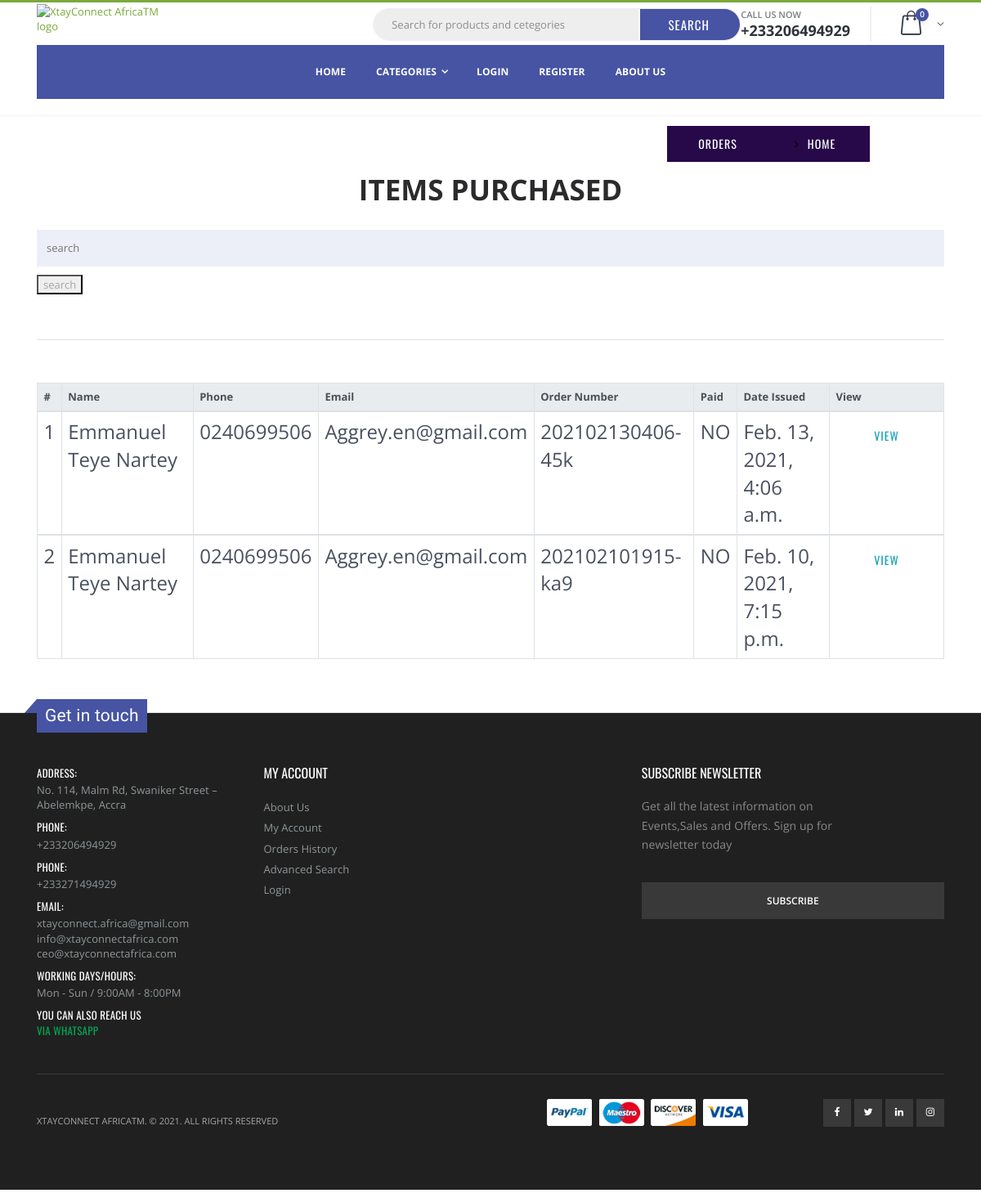
Before: /orders/ with the older database file.
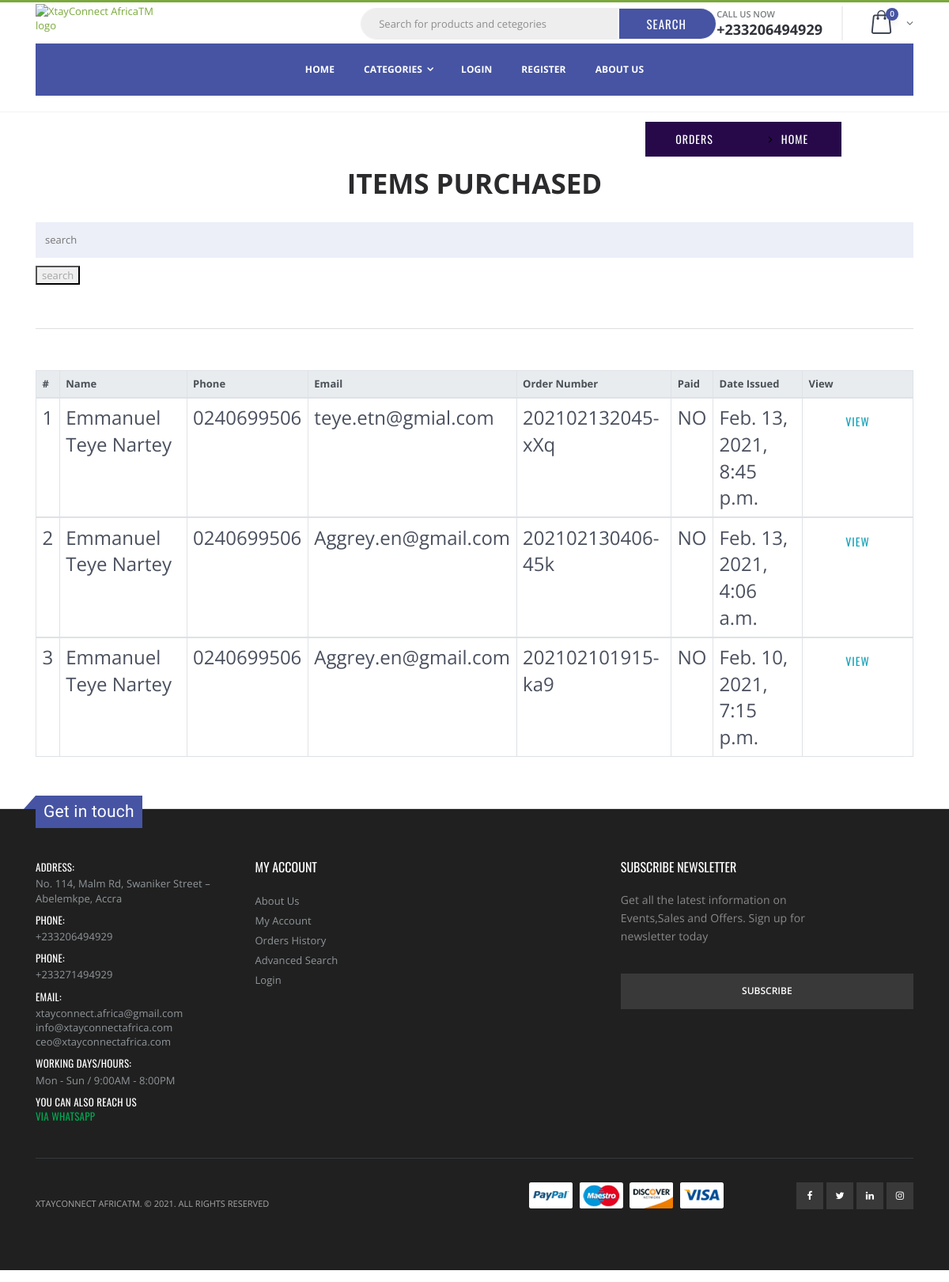
After: the same page with the newer database file.
### orders/models.py (models this page shows, shortened)
class Order(Base_Model):
    name = models.CharField(max_length=60)
    email = models.EmailField()
    address = models.CharField(max_length=150)
    phone_number = models.CharField(max_length=15, blank=False)
    city = models.CharField('City/Closest Landmark',max_length=100)
    paid = models.BooleanField(default=False)
    order_number = models.CharField('order number',max_length=500,editable=False)
    class Meta:
        ordering = ('-date_updated', )

### orders/views.py (the view)
# urls.py: path("orders/",views.orders,name="orders"),
def orders(request):
    order_items = Order.objects.all()
    q = request.GET.get('q')
    if q:
        order_items = order_items.filter(Q(name__icontains=q)|Q(order_number__icontains=q))
    context = {
        'order_items': order_items,
    }
    return render(request, 'order/order.html', context)

### cart/cart.py (called while the page is built)
    def __len__(self):
        return sum(item['quantity'] for item in self.cart.values())

### cart/context_processors.py (called while the page is built)
def cart(request):
    return {'cart': Cart(request)}

### ecommerce/context_processors.py (called while the page is built)
def category(request):
    nav = Category.objects.filter(is_available=True)
    sub_category = Sub_Category.objects.order_by('category__date_updated').filter(is_available=True)
    popular = Product.objects.filter(is_available=True).order_by('-date_updated')
    return {'nav':nav,'popular':popular,'sub_category':sub_category}

### templates/order/order.html
{% extends 'header1.html' %}
{% load static %}
{% block content %}
<nav class="breadcrumb" style="margin-left:68%;font-size: larger;">
  <a style="background-color: #270949;color: white;" title="items bought"  data-toggle="tooltip" class="breadcrumb-item btn" href="{% url 'orders:orders' %}">Orders</a>
      <a style="background-color: #270949;color: white;" title="go home" data-toggle="tooltip" class="breadcrumb-item btn" href="/">Home</a>
</nav>
<div class="container">
    <h4 class="text-center display-4" style="font-weight: bolder;">ITEMS PURCHASED</h4>
    <div class="row">
        <div class="col">
            <section>
                <form action="#" method="GET">
                  <table class="table table-bordered table-hover ">
                    <input class="my-3" type="text" name="q" id="" placeholder="search" value="{{ request.GET.q }}">
                    <button type="submit">search</button>
                    <hr>
                    <thead class="thead-light">
                      <tr>
                        <th scope="col">#</th>
                        <th scope="col">Name</th>
                        <th scope="col">Phone</th>
                        <th  scope="col">Email</th>
                        <th scope="col">Order Number</th>
                        <th scope="col">Paid</th>
                        <th scope="col">Date Issued</th>
                        <th scope="col">View</th>
                      </tr>
                    </thead>
                    {% for orders in order_items %}
                    <tbody>
                      <tr style="font-size: x-large;">
                        <td id="id" scope="row"> {{forloop.counter}} </td>
                        <td scope="row"> {{ orders.name }} </td>
                        <td scope="row"> {{ orders.phone_number }} </td>
                        <td scope="row"> {{ orders.email }} </td>
                        <td scope="row"> {{ orders.order_number }} </td>
                        <td scope="row"> {{ orders.paid|yesno:'YES,NO' }} </td>
                        <td scope="row"> {{ orders.date_add }} </td>
                          <td scope="row"><a class="text-info btn" href="{% url 'orders:order_items' orders.order_number orders.pk %}">View</a></td>
                      </tr>
                      {% empty %}
                      <p class="text-info"> Nothing to show currently</p>
                    </tbody>
                    {% endfor %}
                  </table>
                </form>
              </section>
        </div>
    </div>
</div>
{% endblock %}

### templates/header1.html (shortened to what this page needs)
{% load static %}
<!DOCTYPE html>
<html lang="en">
<head>
    <link rel="stylesheet" href="{% static 'css/bootstrap.min.css' %}">
    <link rel="stylesheet" type="text/css" href="{% static 'vendor/fontawesome-free/css/all.min.css' %}">
    <link rel="stylesheet" href="{% static 'css/material-design-iconic-font.min.css' %}">
    <link rel="stylesheet" href="{% static 'css/meanmenu.css' %}">
    <link rel="stylesheet" href="{% static 'css/owl.carousel.min.css' %}">
    <link rel="stylesheet" href="{% static 'css/slick.css' %}">
    <link rel="stylesheet" href="{% static 'css/venobox.css' %}">
    <link rel="stylesheet" href="{% static 'css/helper.css' %}">
    <link rel="stylesheet" href="{% static 'css/fontawesome-stars.css' %}">
    <link rel="stylesheet" href="{% static 'css/font-awesome.min.css' %}">
    <link rel="stylesheet" href="{% static 'js/modernizr-2.8.3.min.js' %}">
    <link rel="stylesheet" href="{% static 'css/bootstrap.min.css' %}">
    <link rel="stylesheet" href="{% static 'css/style.min.css' %}">
    <link rel="stylesheet" href="{% static 'css/style.css' %}">
    <link rel="stylesheet" type="text/css" href="{% static 'vendor/fontawesome-free/css/all.min.css' %}">
    <link rel="stylesheet" href="{% static 'css/styledetail.css' %}">
</head>
<body>
    <div class="page-wrapper">
        <header class="header">
            <div class="header-middle">
                <div class="container">
                    <div class="header-center">
                        <a href="/" class="logo">
                            <img src="{% static 'images/logo/JPEG Xtay.ico' %}" id="mainlogo"
                                alt="XtayConnect AfricaTM logo">
                        </a>
                    </div>
                    <div class="header-search">
                        <div class="header-search" style="align-items: center !important;">
                            <form action="{% url 'search' %}" method="get" id="searchform">
                                <div class="header-search-wrapper ">
                                    <input type="search" class="form-control" name="q" id="q"
                                        placeholder="Search for products and cetegories" required
                                        value="{{request.GET.q}}">
                                    <button class="btn btn-lg btn-search"
                                        style="color:white;background-color: #4654A3;margin: 0;"
                                        type="submit">Search</button>
                                </div>
                            </form>
                        </div>
                    </div>
                    <div class="header-right">
                        <div class="header-contact">
                            <span>Call us now</span>
                            <a href="tel:+233206494929"><strong>+233206494929</strong></a>
                        </div>
                        <div class="dropdown cart-dropdown">
                            <a href="#" class="dropdown-toggle" role="button" data-toggle="dropdown"
                                aria-haspopup="true" aria-expanded="false" data-display="static">
                                <div class="cart-count" id="cart-count" style="color:white;background-color: #4654A3;">
                                    {{cart|length}}</div>
                            </a>
                        </div>
                    </div>
                </div>
            </div>
            <div class="header-bottom sticky-header">
                <div class="container">
                    <nav class="main-nav">
                        <ul class="menu sf-arrows ">
                            <li class=""><a class="nav-item" href="/">Home</a></li>
                            <li>
                                <a href="#" class="sf-with-ul nav-item">Categories</a>
                            </li>
                            {% if user.is_authenticated %}
                            <li class="float-right"><a class="nav-item" href="{% url 'account_logout' %}">LOGOUT</a>
                            </li>
                            {%else %}
                            <li class="float-right "><a class="nav-item" href="{% url 'account_login' %}">LOGIN</a></li>
                            <li class="float-right"><a class="nav-item" href="{% url 'account_signup' %}">REGISTER</a>
                            </li>
                            {% endif %}
                            <li><a class="nav-item" style="color: #4654A3" href="{% url 'about' %}">About Us</a></li>
                        </ul>
                    </nav>
                </div>
            </div>
        </header>
        {% block content %}
        {% endblock %}
        {% load static %}
        <link rel="stylesheet" href="{% static 'css/bootstrap.min.css' %}">
        <link rel="stylesheet" href="{% static 'css/style.min.css' %}">
        <link rel="stylesheet" type="text/css" href="{% static 'vendor/fontawesome-free/css/all.min.css' %}">
        <footer class="footer">
            <div class="footer-middle">
                <div class="container">
                    <div class="footer-ribbon" style="background-color: #4654A3;">
                        Get in touch
                    </div>
                    <div class="row">
                        <div class="col-lg-8">
                            <div class="row">
                                <div class="col-md-5">
                                    <div class="widget">
                                        <ul class="contact-info">
                                            <li>
                                                <span class="contact-info-label">Address:</span>
                                                No. 114, Malm Rd, Swaniker Street – Abelemkpe, Accra
                                            </li>
                                            <li>
                                                <span class="contact-info-label">Phone:</span><a
                                                    href="tel:+233206494929">
                                                    +233206494929</a>
                                            </li>
                                            <li>
                                                <span class="contact-info-label">Phone:</span><a
                                                    href="tel:+233271494929">
                                                    +233271494929</a>
                                            </li>
                                            <li>
                                                <span class="contact-info-label">Email:</span> <a
                                                    href="mailto:xtayconnect.africa@gmail.com ">xtayconnect.africa@gmail.com
                                                </a>
                                                <a href="mailto:info@xtayconnectafrica.com">
                                                    info@xtayconnectafrica.com</a>
                                                <a href="mailto:ceo@xtayconnectafrica.com  ">ceo@xtayconnectafrica.com
                                                </a>
                                            </li>
                                            <li>
                                                <span class="contact-info-label">Working Days/Hours:</span>
                                                Mon - Sun / 9:00AM - 8:00PM
                                            </li>
                                            <li>
                                                <span class="contact-info-label">you can also reach us
                                                    <a class="d-none d-lg-block" style="color:#00A751;"
                                                        href="https://web.whatsapp.com/send?phone=+233206494929&text=hello {% if user.is_authenticated %}{{user}}: {% endif %}feel free to talk to us."
                                                        target="_blank" rel="noopener noreferrer">
                                                        via whatsapp
                                                </span>
                                            </li>
                                        </ul>
                                    </div>
                                </div>
                                <div class="col-md-3">
                                    <div class="widget">
                                        <h4 class="widget-title">My Account</h4>
                                        <ul class="links">
                                            <li><a href="{% url 'about' %}">About Us</a></li>
                                            <li><a href="#">My Account</a></li>
                                            <li><a href="#">Orders History</a></li>
                                            <li><a href="#">Advanced Search</a></li>
                                            <li><a href="{% url 'account_login' %}" class="login-link">Login</a></li>
                                        </ul>
                                    </div>
                                </div>
                            </div>
                        </div>
                        <div class="col-lg-4">
                            <div class="widget widget-newsletter">
                                <h4 class="widget-title">Subscribe newsletter</h4>
                                <p>Get all the latest information on Events,Sales and Offers. Sign up for newsletter
                                    today</p>
                                <form action="#">
                                    <input type="submit" class="btn" value="Subscribe">
                                </form>
                            </div>
                        </div>
                    </div>
                </div>
            </div>
            <div class="container">
                <div class="footer-bottom">
                    <p class="footer-copyright">XtayConnect AfricaTM. &copy; {% now 'Y' %}. All Rights Reserved</p>
                    <img src="{% static 'images/payments.png' %}" alt="payment methods" class="footer-payments">
                    <div class="social-icons">
                        <a href="https://www.facebook.com/XtayConnect-Africa-109896374204854/" class="social-icon"
                            target="_blank"><i class="icon-facebook"></i></a>
                        <a href="https://twitter.com/Xconnect_Africa?s=08" class="social-icon" target="_blank"><i
                                class="icon-twitter"></i></a>
                        <a href="https://www.linkedin.com/company/xtayconnect-africa/" class="social-icon"
                            target="_blank"><i class="icon-linkedin"></i></a>
                        <a href="https://www.instagram.com/xtayconnect_africa/" class="social-icon" target="_blank"><i
                                class="icon-instagram"></i></a>
                    </div>
                </div>
        </footer>
    </div>
</body>
</html>

### static/css/style.css (style rules this page uses)
body { font-family: 'Hind', sans-serif; color: #4A4E5A; overflow-x: hidden; }
h1, h2, h3, h4, h5, h6 { color: #30323A; margin: 0 0 10px; font-weight: 700; }
a { color: #30323A; -webkit-transition: 0.3s color; transition: 0.3s color; }
strong { color: #30323A; }
ul, ol { margin: 0; padding: 0; list-style: none }
hr { margin-top: 15px; margin-bottom: 15px; border-color: #DADADA; }
.breadcrumb { background-color: transparent; border: none; border-radius: 0px; padding: 15px 0px; margin: 0; }
.header-search { display: inline-block; padding: 15px 0px; max-width: 500px; }
.header-search>form { position: relative; }
.footer { margin: 15px 0px; }
.footer-copyright { margin-top: 15px; text-transform: uppercase; font-size: 14px; }

### templates/header1.html (style rules this page uses)
.header-middle { margin: 0; padding: 0; border: none; margin-top: 2px; }
.main-nav { background-color: #4654A3; }
.nav-item { color: white !important; }
@media screen and (min-width: 600px) { #mainlogo { height: 50px; width: autox; } }
@media screen and (min-width: 600px) { #mainlogo { padding-right: 20em !important; } }

Changed rows visible on the page:
added Order: name "Emmanuel Teye Nartey", phone_number "0240699506", email "teye.etn@gmial.com", order_number "202102132045-xXq", paid "NO", date_add "Feb. 13, 2021, 8:45 p.m."
